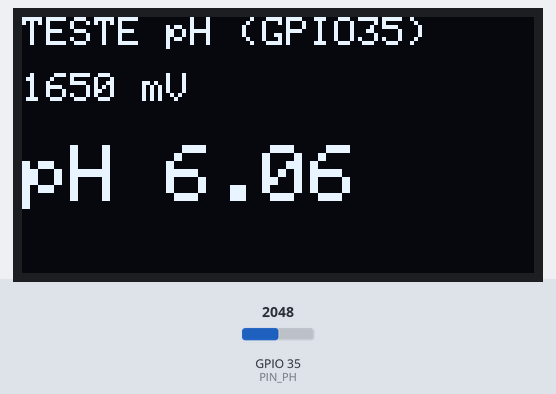
Recording of a sketch running on a simulated ESP32. On the bench: 128×64 one-colour display. The test bench sets the inputs (shaded band); at power-on: GPIO 35 (PIN_PH) = 2048. What the sketch prints to the serial monitor is not drawn.

Above: at 1.2 s.
1.3 s: GPIO 35 (PIN_PH) set to 2866
At 3.0 s:
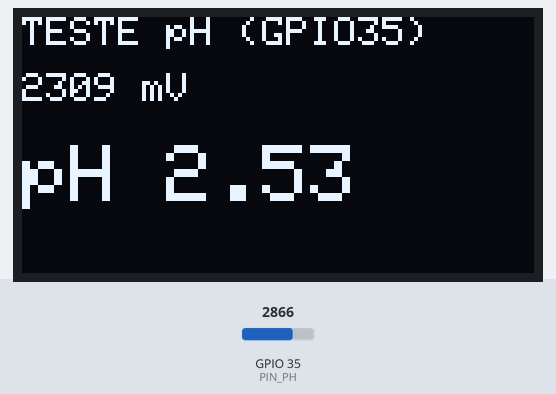
3.4 s: GPIO 35 (PIN_PH) set to 3603
At 4.8 s:
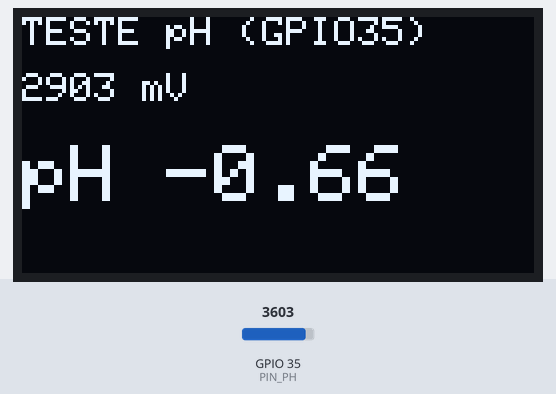
5.1 s: GPIO 35 (PIN_PH) set to 4095
At 6.6 s:
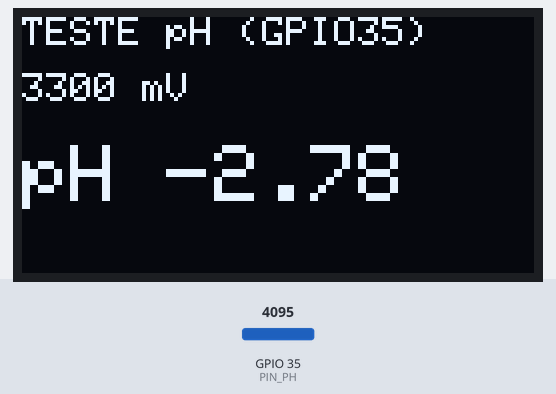
Timing chart, 0 to 8.1 s (numbered marks = the images above; inputs shaded):
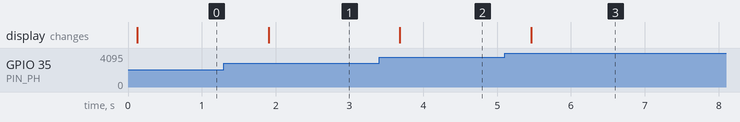

The sketch:

teste_ph.ino
```cpp
// Teste e calibracao do sensor de pH SEN0161-V2 (GPIO35).
// Antes da calibracao: usar apenas a leitura de tensao (mV) — o valor de pH
// mostrado usa constantes provisorias e NAO vale nada ate a calibracao.
// Depois: substituir as 4 constantes PH_CAL_* pelos valores medidos nos tampoes.
#include <Wire.h>
#include <Adafruit_GFX.h>
#include <Adafruit_SSD1306.h>

const int   PIN_PH     = 35;
const int   N_AMOSTRAS = 32;

// ---- CONSTANTES DE CALIBRACAO (substituir apos medir nos tampoes) ----
const float PH_CAL_PH1 = 4.01;
const float PH_CAL_MV1 = 2032.0;  // tensao medida no tampao 4,01
const float PH_CAL_PH2 = 6.86;
const float PH_CAL_MV2 = 1500.0;  // tensao medida no tampao 6,86

Adafruit_SSD1306 display(128, 64, &Wire, -1);

float lerMediaMv() {
  uint32_t soma = 0;
  for (int i = 0; i < N_AMOSTRAS; i++) {
    soma += analogReadMilliVolts(PIN_PH);
    delay(2);
  }
  return soma / (float)N_AMOSTRAS;
}

void setup() {
  Serial.begin(115200);
  analogSetPinAttenuation(PIN_PH, ADC_11db);
  Wire.begin(33, 32);
  display.begin(SSD1306_SWITCHCAPVCC, 0x3C);
}

void loop() {
  float mv = lerMediaMv();
  float slope = (PH_CAL_PH2 - PH_CAL_PH1) / (PH_CAL_MV2 - PH_CAL_MV1);
  float ph = PH_CAL_PH1 + (mv - PH_CAL_MV1) * slope;

  Serial.printf("Tensao: %.0f mV  ->  pH %.2f\n", mv, ph);

  display.clearDisplay();
  display.setTextColor(SSD1306_WHITE);
  display.setTextSize(1);
  display.setCursor(0, 0);
  display.println("TESTE pH (GPIO35)");
  display.setCursor(0, 14);
  display.print(mv, 0);
  display.println(" mV");
  display.setTextSize(2);
  display.setCursor(0, 32);
  display.print("pH ");
  display.println(ph, 2);
  display.display();
  delay(500);
}
```

Measured:
- after the input at 1.3 s, the display: changes after 0.60 s (image 1)
- after the input at 3.4 s, the display: changes after 0.28 s (image 2)
- after the input at 5.1 s, the display: changes after 0.36 s (image 3)
